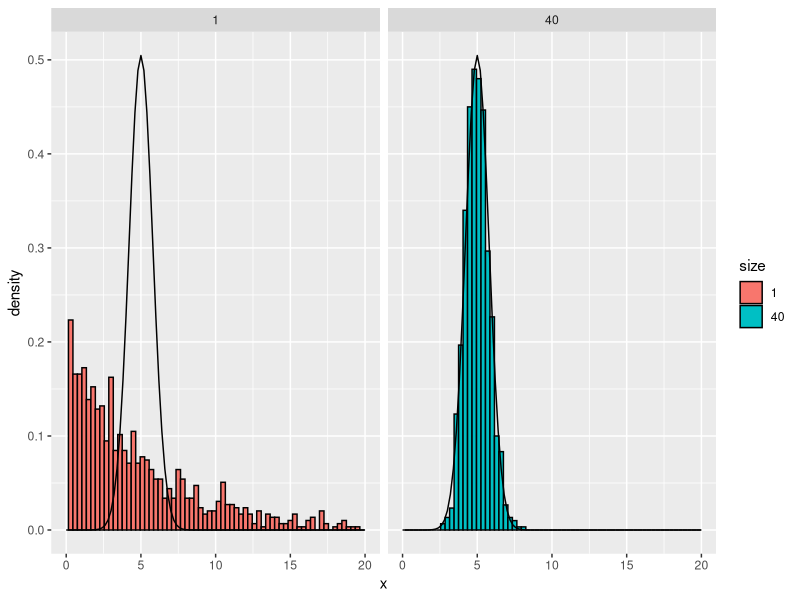

Generate this figure with R:
## ---- chunk 1
knitr::opts_chunk$set(echo = FALSE)
## ---- chunk 2
library(ggplot2)
lambda=0.2; n=40
mns=NULL
for (i in 1:1000) mns=c(mns,mean(rexp(n,lambda)))
dist <- data.frame(
  x = c(rexp(1000,lambda),mns),
  size = factor(rep(c(1,40), rep(1000, 2))))
g <- ggplot(dist, aes(x = x, fill = size)) + geom_histogram(binwidth=0.3, 
                                                            colour = "black", 
                                                            aes(y = ..density..)) 
g <- g + stat_function(fun = dnorm,args=list(mean=(1/lambda),sd=(1/lambda/sqrt(40))))
g + facet_grid(. ~ size) +xlim(0,20)
